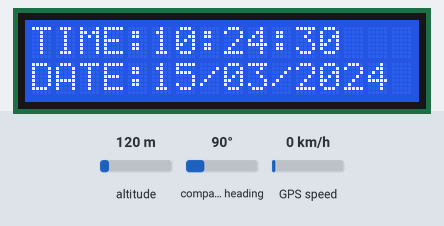
The sketch below on a simulated Arduino Uno, built with avr-gcc and run on an emulated ATmega328P. Shown: 16×2 character LCD. The test bench sets the inputs (shaded band); at power-on: altitude 120 m, compass heading 90°, GPS speed 0 km/h. The GPS gets a fix after 3 s at 37.7749, -122.4194 with 8 satellites.

Above: at 0.2 s.
At 4.2 s:
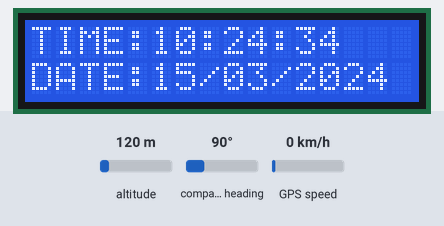
At 9.2 s:
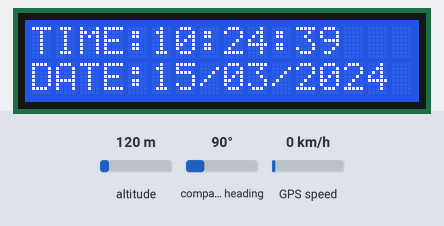
At 19.2 s:
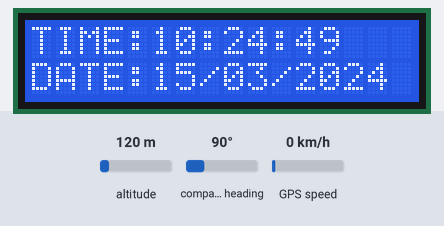
At 28.2 s:
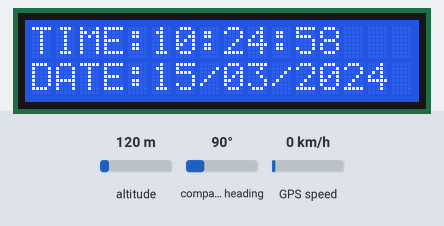
At 38.2 s:
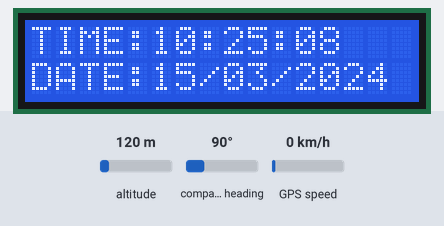

Measured:
- what the display in image 1 shows lasts 1.0 s, from 4.1 s to 5.1 s

The sketch:

GPS_CLOCK.ino
```cpp
// Arduino GPS real time clock with NEO-6M GPS module

#include <TinyGPS++.h>           // Include TinyGPS++ library
#include <SoftwareSerial.h>      // Include software serial library
#include <LiquidCrystal.h>       // Include LCD library

TinyGPSPlus gps;

#define S_RX    9                // Define software serial RX pin
#define S_TX    8                // Define software serial TX pin

SoftwareSerial SoftSerial(S_RX, S_TX);    // Configure SoftSerial library

// LCD module connections (RS, E, D4, D5, D6, D7)
LiquidCrystal lcd(2, 3, 4, 5, 6, 7);

byte last_second;
char Time[]  = "TIME:00:00:00";
char Date[]  = "DATE:00/00/2020";

void setup(void) {
  SoftSerial.begin(9600);

  // set up the LCD's number of columns and rows
  lcd.begin(16, 2);

  lcd.setCursor(0, 0);
  lcd.print(Time);                           // Display time
  lcd.setCursor(0, 1);
  lcd.print(Date);                           // Display calendar
}

void loop() {

  while (SoftSerial.available() > 0) {

    if (gps.encode(SoftSerial.read())) {

      if (gps.time.isValid()) {
        Time[5]  = gps.time.hour()   / 10 + 48;
        Time[6]  = gps.time.hour()   % 10 + 48;
        Time[8]  = gps.time.minute() / 10 + 48;
        Time[9]  = gps.time.minute() % 10 + 48;
        Time[11] = gps.time.second() / 10 + 48;
        Time[12] = gps.time.second() % 10 + 48;
      }

      if (gps.date.isValid()) {
        Date[5]  = gps.date.day()    / 10 + 48;
        Date[6]  = gps.date.day()    % 10 + 48;
        Date[8]  = gps.date.month()  / 10 + 48;
        Date[9]  = gps.date.month()  % 10 + 48;
        Date[13] =(gps.date.year()   / 10) % 10 + 48;
        Date[14] = gps.date.year()   % 10 + 48;
      }

      if(last_second != gps.time.second()) {
        last_second = gps.time.second();
        lcd.setCursor(0, 0);
        lcd.print(Time);                           // Display time
        lcd.setCursor(0, 1);
        lcd.print(Date);                           // Display calendar
      }

    }

  }

}
```
